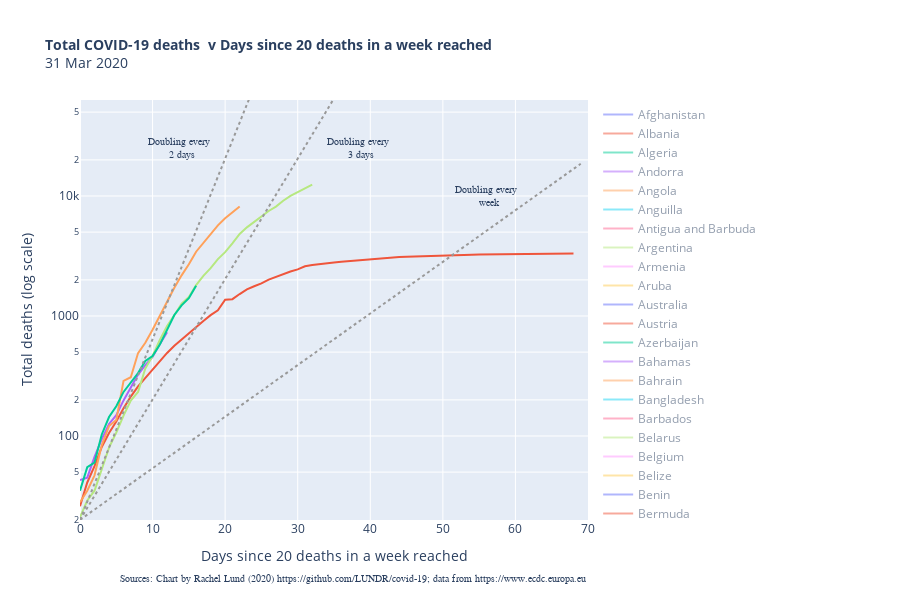

Write notebook code for a chart like this one.
### Code cell
countries = data['countriesAndTerritories'].unique()
colours = Paired_12.hex_colors

dfs = dict()
traces = dict()
var = 'total_deaths'
plots = []
annotations = []
min_cases_per_week = 20
default_list = ['Germany','Japan','United_Kingdom','Italy','Spain', 'China']

# calculate the latest data included: NB there is a lag of a day so we need to subtract a day from the latest data reported.
latest_data = data['dateRep'].max()- timedelta(days=1)
latest_data_string = latest_data.strftime("%d %b %Y")


for i in countries:
    try:
        if i in default_list:
            dfs[i] = reindex(make_chart_data(i,var),var,min_cases_per_week)
            traces[i] = go.Scatter(x=dfs[i].index, y=dfs[i][var], mode = 'lines', line = dict(shape ='hv'),marker = dict(), line_shape = 'linear', name = ' '.join(i.split('_')), text = [' '.join(x.split('_')) for x in dfs[i]['countriesAndTerritories']], hovertemplate = "<br><b>%{text}</b><br><i>Deaths</i>: %{y:,}<extra></extra>")
            plots.append(traces[i])
        else:
            dfs[i] = reindex(make_chart_data(i,var),var,min_cases_per_week)
            traces[i] = go.Scatter(x=dfs[i].index, y=dfs[i][var], mode = 'lines', line = dict(shape ='hv'),marker = dict(), line_shape = 'linear',name = ' '.join(i.split('_')), visible = 'legendonly', text = [' '.join(x.split('_')) for x in dfs[i]['countriesAndTerritories']], hovertemplate = "<br><b>%{text}</b><br><i>Deaths</i>: %{y:,}<extra></extra>")
            plots.append(traces[i])
            
    except:
        pass
    
three_days = go.Scatter(x=np.array(range(0,70)), y=min_cases_per_week*(2**(1/3))**np.array(range(0,70)), mode = 'lines', line = dict(color='#999999', shape ='hv', dash='dot'), line_shape = 'linear', name = 'Doubling every three days',hoverinfo='skip')
two_days = go.Scatter(x=np.array(range(0,70)), y=min_cases_per_week*(2**(1/2))**np.array(range(0,70)), mode = 'lines', line = dict(color='#999999', shape ='hv', dash='dot'), line_shape = 'linear', name = 'Doubling every two days',hoverinfo='skip')
seven_days = go.Scatter(x=np.array(range(0,70)), y=min_cases_per_week*(2**(1/7))**np.array(range(0,70)), mode = 'lines', line = dict(color='#999999', shape ='hv', dash='dot'), line_shape = 'linear', name = 'Doubling every week',hoverinfo='skip')

plots.append(three_days)
plots.append(two_days)
plots.append(seven_days)

annotations.append(dict(xref='paper', x=0.13, y=4.4,text='Doubling every <BR> 2 days',font=dict(family='Arial',size=10),showarrow=False))
annotations.append(dict(xref='paper', x=0.55, y=4.4,text='Doubling every <BR> 3 days',font=dict(family='Arial',size=10),showarrow=False))
annotations.append(dict(xref='paper', x=0.87, y=4,text='Doubling every <BR> week',font=dict(family='Arial',size=10),showarrow=False))

footnote = dict(xref='paper', xanchor='right', x=1, yanchor='top',y=1.3,text='<BR> <BR> <BR> <BR> <BR>Sources: Chart by Rachel Lund (2020) https://github.com/LUNDR/covid-19; data from https://www.ecdc.europa.eu',font=dict(family='Arial',size=10),showarrow=False)
annotations.append(footnote)

fig2 = go.Figure(plots)
fig2.update_layout(yaxis_type="log", height = 600, width = 900, title="<b>Total COVID-19 deaths  v Days since "+str(min_cases_per_week)+" "+ var.split('_')[1]+" in a week reached </b> <BR>"+latest_data_string, annotations = annotations,titlefont ={
    "size": 14
  })
fig2.layout.xaxis.update(title='Days since '+ str(min_cases_per_week)+' '+ var.split('_')[1] +' in a week reached', range=[0, 70])
fig2.layout.yaxis.update(title=(' '.join(var.split('_')).capitalize()+' (log scale)'), range=[1.3, 4.8])
fig2.show()
